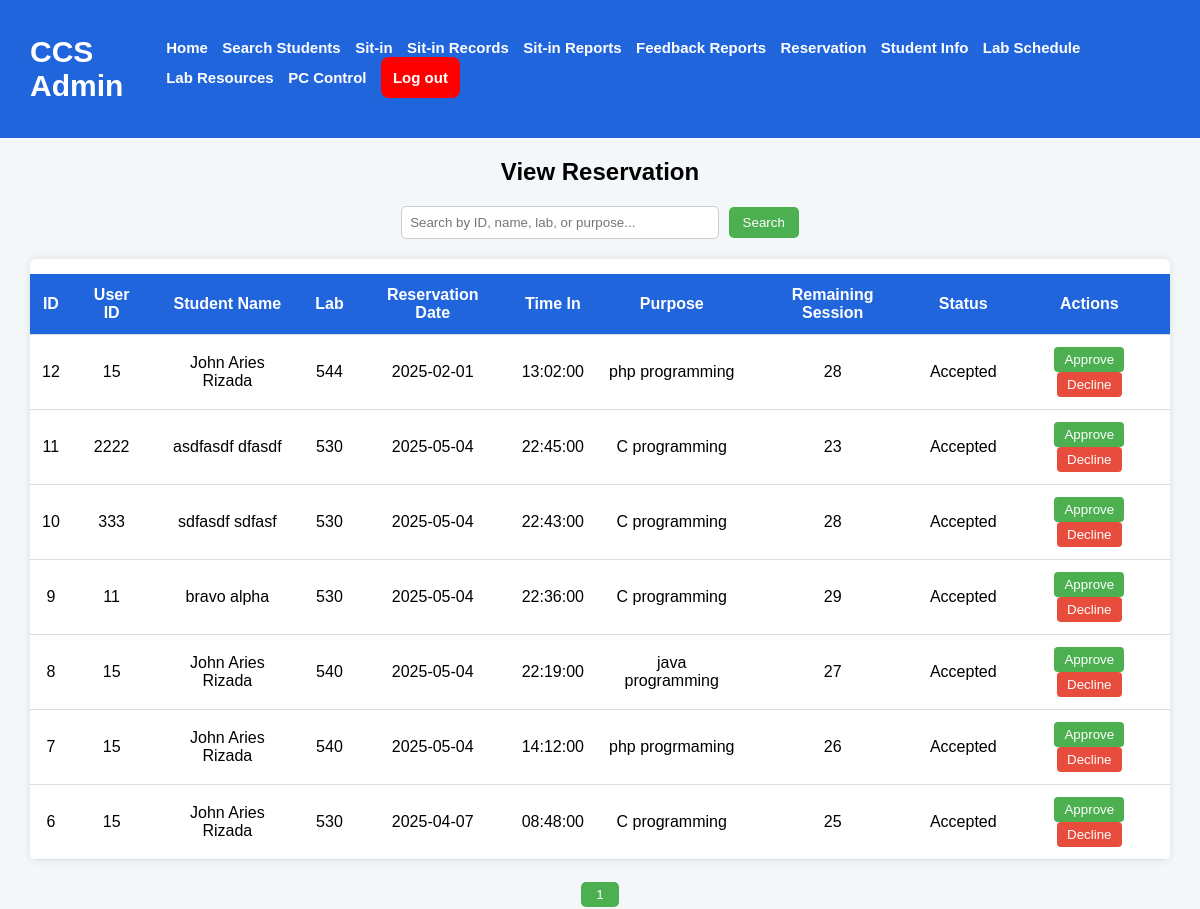
/view-reservations.php, run on an earlier commit of the app's database.
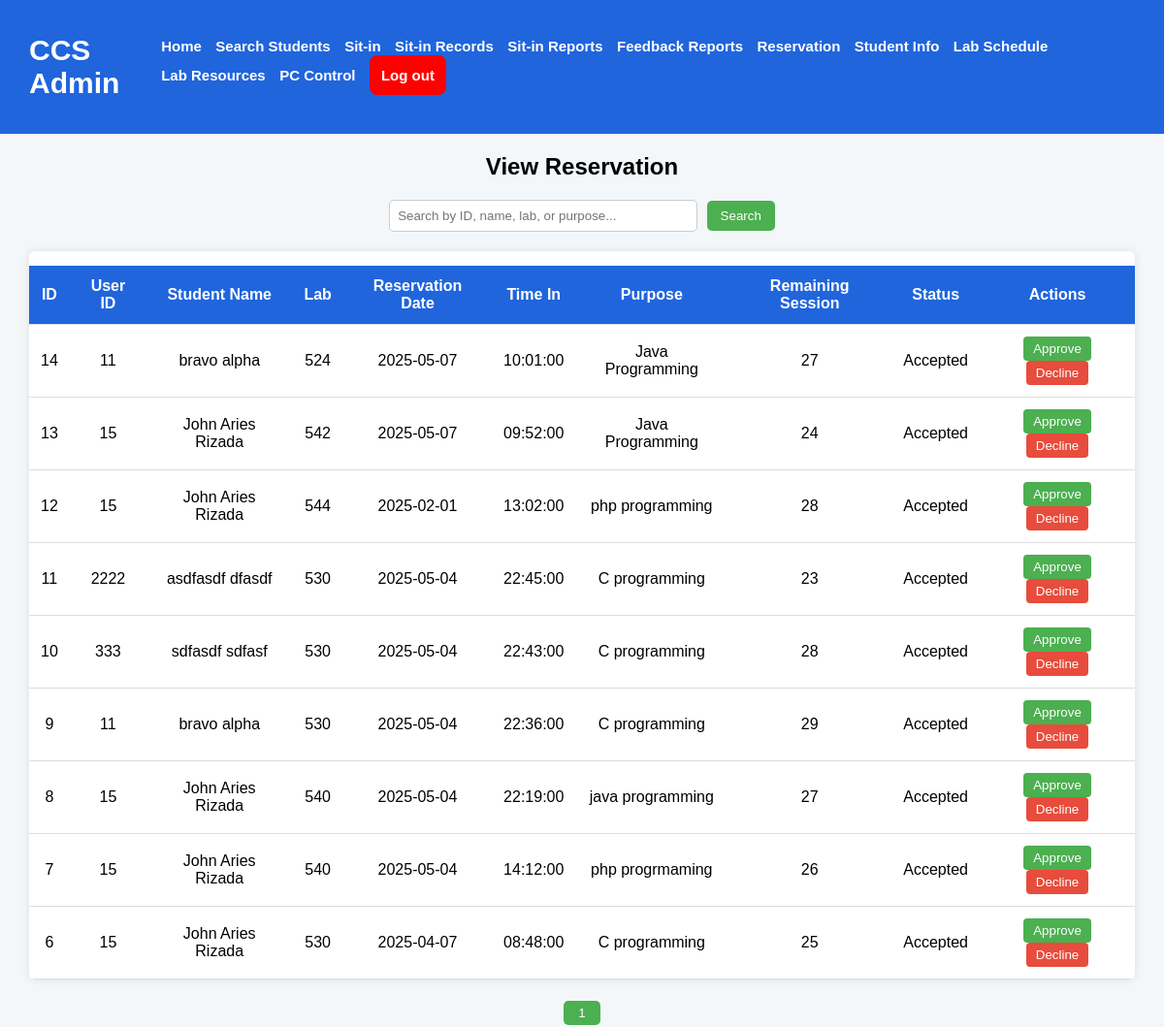
And on a later commit of the database.
### tables this page shows
CREATE TABLE `reservations` (
  `id` int(11) NOT NULL,
  `id_number` varchar(20) DEFAULT NULL,
  `student_name` varchar(100) DEFAULT NULL,
  `purpose` text DEFAULT NULL,
  `lab` varchar(50) DEFAULT NULL,
  `time_in` time DEFAULT NULL,
  `date` date DEFAULT NULL,
  `remaining_session` int(11) DEFAULT NULL,
  `created_at` timestamp NOT NULL DEFAULT current_timestamp(),
  `status` varchar(20) DEFAULT 'Pending',
  `pc_number` varchar(10) NOT NULL
);

### view-reservations.php (the view, shortened to what this page needs)
<?php
include('db.php');
$search = $_GET['search'] ?? '';
$searchQuery = '';
$query = "SELECT * FROM reservations $searchQuery ORDER BY id DESC";
$result = mysqli_query($connection, $query);
?>
<!DOCTYPE html>
<html lang="en">
<head>
    <link rel="stylesheet" href="assets/styles.css?v=<?php echo time(); ?>">
</head>
<body>
<nav>
    <h1>CCS Admin</h1>
    <div class="nav-links-admin" id="nav-links">
        <a id="home-nav" href="admindashboard.php"> Home</a>
        <a href="#" onclick="searchFunction()" id="search-btn"> Search Students</a>
        <a href="current-sit-in.php"> Sit-in</a>
        <a href="view-sit-in-records.php">Sit-in Records</a>
        <a href="sit-in-reports.php"> Sit-in Reports</a>
        <a href="feedback-reports.php"> Feedback Reports</a>
        <a href="view-reservations.php">Reservation</a>
        <a href="student_management.php">Student Info</a>
        <a href="lab_schedule.php">Lab Schedule</a>
        <a href="lab_resources.php">Lab Resources</a>
        <a href="admin_computer_control.php">PC Control</a>
        <a href="admin.php" class="logout-btn" id="logoutbtn"> Log out </a>
    </div>
</nav>
<h2>View Reservation</h2>
<div class="search-bar">
    <form method="get">
        <input type="text" name="search" placeholder="Search by ID, name, lab, or purpose..." value="<?php echo htmlspecialchars($search); ?>">
        <button type="submit" class="search-btn">Search</button>
    </form>
</div>
<div class="table-container">
    <table>
        <thead>
            <tr>
                <th>ID</th>
                <th>User ID</th>
                <th>Student Name</th>
                <th>Lab</th>
                <th>Reservation Date</th>
                <th>Time In</th>
                <th>Purpose</th>
                <th>Remaining Session</th>
                <th>Status</th>
                <th>Actions</th>
            </tr>
        </thead>
        <tbody>
        <?php
        if (mysqli_num_rows($result) > 0) {
            while ($row = mysqli_fetch_assoc($result)) {
                echo "<tr>";
                echo "<td>{$row['id']}</td>";
                echo "<td>{$row['id_number']}</td>";
                echo "<td>{$row['student_name']}</td>";
                echo "<td>{$row['lab']}</td>";
                echo "<td>{$row['date']}</td>";
                echo "<td>{$row['time_in']}</td>";
                echo "<td>{$row['purpose']}</td>";
                echo "<td>{$row['remaining_session']}</td>";
                echo "<td>{$row['status']}</td>";
                echo "<td>
    <form method='post' action='update-reservation-status.php' style='display:inline;'>
        <input type='hidden' name='id' value='" . $row['id'] . "'>
        <input type='hidden' name='status' value='Accepted'>
        <button type='submit' style='background-color:#4CAF50; color:white; border:none; padding:5px 10px; border-radius:4px;'>Approve</button>
    </form>
    <form method='post' action='update-reservation-status.php' style='display:inline;'>
        <input type='hidden' name='id' value='" . $row['id'] . "'>
        <input type='hidden' name='status' value='Declined'>
        <button type='submit' style='background-color:#e74c3c; color:white; border:none; padding:5px 10px; border-radius:4px;'>Decline</button>
    </form>
</td>";
                echo "</tr>";
            }
        } else {
            echo "<tr><td colspan='10'>No reservations found.</td></tr>";
        }
        ?>
        </tbody>
    </table>
</div>
<div class="pagination">
    <button>1</button>
</div>
</body>
</html>

### assets/styles.css (style rules this page uses)
body { margin: 0; padding: 0; font-family: sans-serif; background-color: gainsboro; }
table { width: 100%; margin-top: 15px; border-collapse: collapse; text-align: left; }
th, td { padding: 12px; text-align: left; }
th { background-color: #f4f4f4; font-weight: bold; }
tr { border-bottom: 1px solid #ddd; }
thead tr th { background-color: rgb(32, 101, 220); color: white; }
nav { display: flex; flex-direction: row; justify-content: space-between; align-items: center; padding: 10px; background-color: rgb(32, 101, 220); color: white; }
nav h1 { margin-left: 20px; font-size: 30px; }
nav a { text-decoration: none; color: white; margin-right: 10px; font-weight: bold; font-size: 15px; transition: color 0.3s ease-in, text-decoration 0.3s ease-in-out; display: inline-block; white-space: normal; }
.logout-btn { background-color: red; padding: 12px; text-decoration: none; border-radius: 8px; }
table { background-color: white;; padding: 20px; }
td { padding-top: 20px; }

### view-reservations.php (style rules this page uses)
body { background-color: #f3f7f9; font-family: sans-serif; }
h2 { text-align: center; margin: 20px 0; }
.table-container { max-width: 95%; margin: auto; overflow-x: auto; box-shadow: 0 0 8px rgba(0,0,0,0.1); background-color: white; border-radius: 6px; }
table { width: 100%; border-collapse: collapse; }
th { background-color: #4CAF50; color: white; padding: 12px; text-align: center; }
td { padding: 12px; border-bottom: 1px solid #ddd; text-align: center; }
.search-bar { text-align: center; margin-bottom: 20px; }
input[type="text"] { width: 300px; padding: 8px; border-radius: 5px; border: 1px solid #ccc; }
.search-btn { padding: 8px 14px; background-color: #4CAF50; color: white; border: none; border-radius: 5px; margin-left: 5px; cursor: pointer; }
.pagination { text-align: center; margin-top: 20px; }
.pagination button { padding: 5px 15px; margin: 2px; background-color: #4CAF50; color: white; border: none; border-radius: 5px; }

What changed in the data, as far as the page shows it:
added reservations: id "14", id_number "11", student_name "bravo alpha", lab "524", date "2025-05-07", time_in "10:01:00", purpose "Java Programming", remaining_session "27", status "Accepted"
added reservations: id "13", id_number "15", student_name "John Aries Rizada", lab "542", date "2025-05-07", time_in "09:52:00", purpose "Java Programming", remaining_session "24", status "Accepted"
